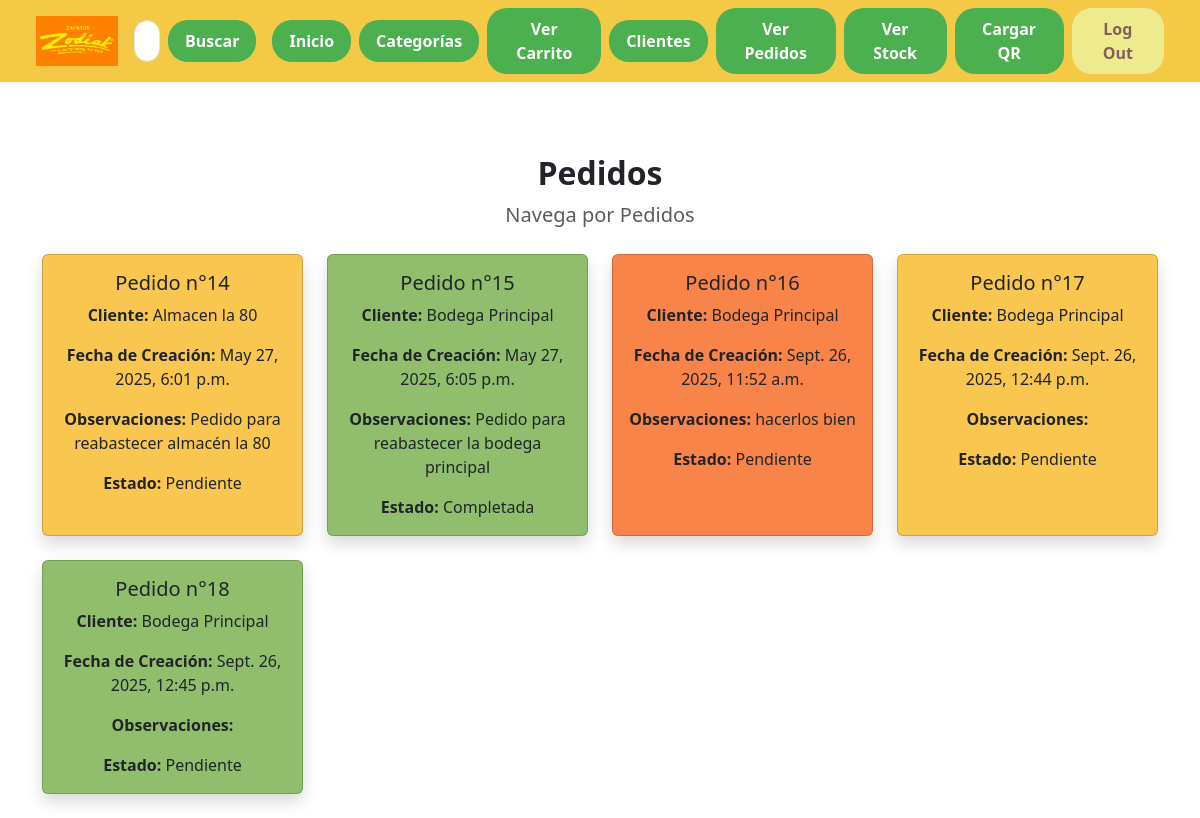
Page /ver_pedidos/ (signed in) on the earlier database version.
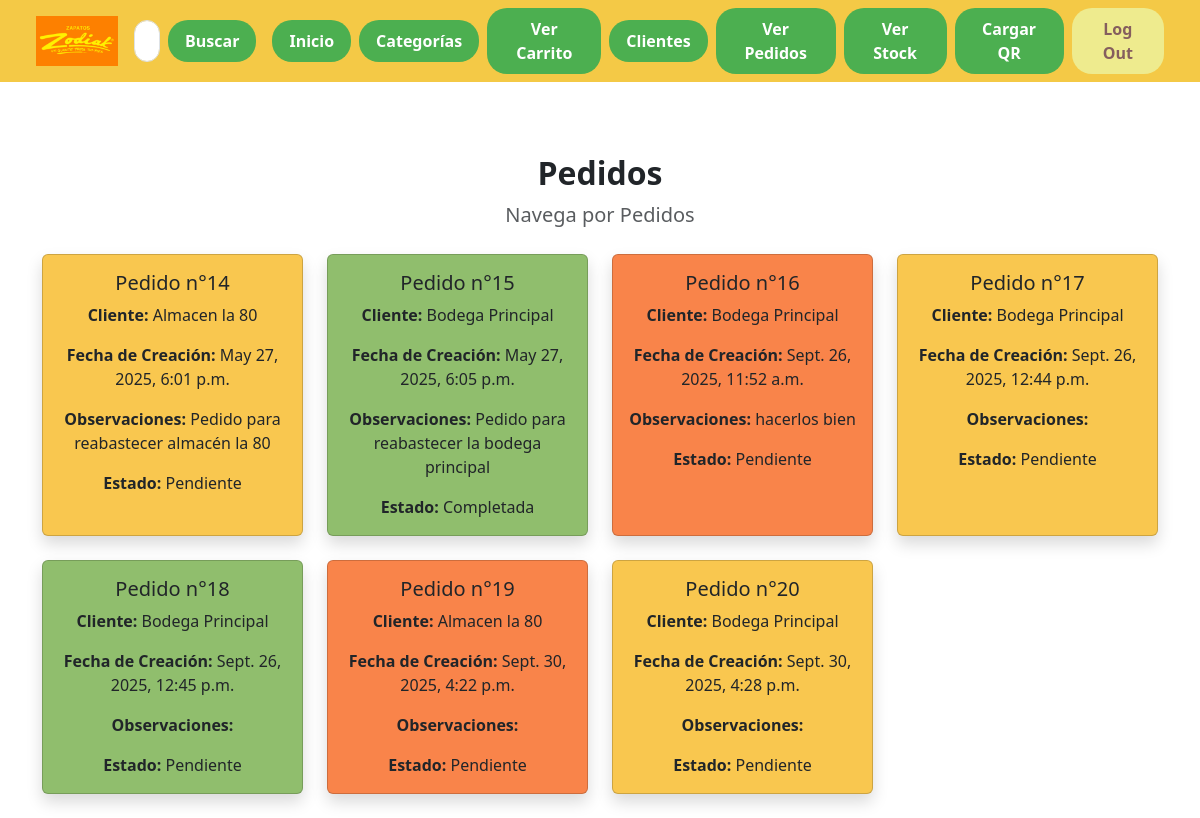
Same page on the later database version.
### app1/models.py (models this page shows)
class Pedido(models.Model):
    ESTADO_CHOICES = [
        ('Pendiente', 'Pendiente'),
        ('Completada', 'Completada'),
        ('Anulada', 'Anulada'),
    ]
    empleado = models.ForeignKey(Empleado, on_delete=models.CASCADE, null=True, blank=True) # Relación uno a muchos con la tabla Empleado
    fecha_creacion = models.DateTimeField(auto_now_add=True)
    fecha_terminacion = models.DateTimeField(null=True, blank=True) # La fecha de terminación es opcional
    estado = models.CharField(max_length=10, choices=ESTADO_CHOICES, default='Pendiente') # El estado por defecto es pendiente
    observaciones = models.TextField(default='Sin observaciones', null=True, blank=True) # El campo observaciones es opcional
    cliente = models.ForeignKey(Cliente, on_delete=models.CASCADE) # Relación uno a muchos con la tabla Cliente

class Cliente(models.Model):
    nombre = models.CharField(max_length=100, unique=True)
    direccion = models.CharField(max_length=200)
    telefono = models.CharField(max_length=15)
    correo = models.EmailField()

### app1/views.py (the view)
# urls.py: path("ver_pedidos/", PedidoListView.as_view(), name="ver_pedidos"),
class PedidoListView(LoginRequiredMixin, ListView):
    model = Pedido
    template_name = 'ver_pedidos.html'
    context_object_name = 'pedidos'
    def get_queryset(self):
        return Pedido.objects.select_related('cliente').all()

### app1/templates/ver_pedidos.html
{% extends "base.html" %}
{% load static %}
{% block content %}
<div class="container mt-5">
    <div class="text-center mb-4">
        <h2 class="fw-bold">Pedidos</h2>
        <p class="fs-5 text-muted">Navega por Pedidos</p>
    </div>
    <div class="row row-cols-1 row-cols-sm-2 row-cols-md-3 row-cols-lg-4 g-4">
        {% for p in pedidos %}
        <div class="col">
            <a href="{% url 'ver_zapatos_pedido' p.id %}" class="text-decoration-none">
                <div class="card h-100 shadow" style="background-color: {% cycle '#f9c74f' '#90be6d' '#f9844a' %};">
                    <div class="card-body text-center">
                        <h5 class="card-title">Pedido n°{{ p.id }}</h5>
                        <p class="card-text"><b>Cliente:</b> {{ p.cliente.nombre }}</p>
                        <p class="card-text"><b>Fecha de Creación:</b> {{ p.fecha_creacion }}</p>
                        <p class="card-text"><b>Observaciones:</b> {{ p.observaciones }}</p>
                        <p class="card-text"><b>Estado:</b> {{ p.estado }}</p>
                    </div>
                </div>
            </a>
        </div>
        {% endfor %}
    </div>
</div>
{% endblock %}

Differences in the rows shown:
added Pedido: id "19", cliente.nombre "Almacen la 80", fecha_creacion "Sept. 30, 2025, 4:22 p.m.", estado "Pendiente"
added Pedido: id "20", cliente.nombre "Bodega Principal", fecha_creacion "Sept. 30, 2025, 4:28 p.m.", estado "Pendiente"
